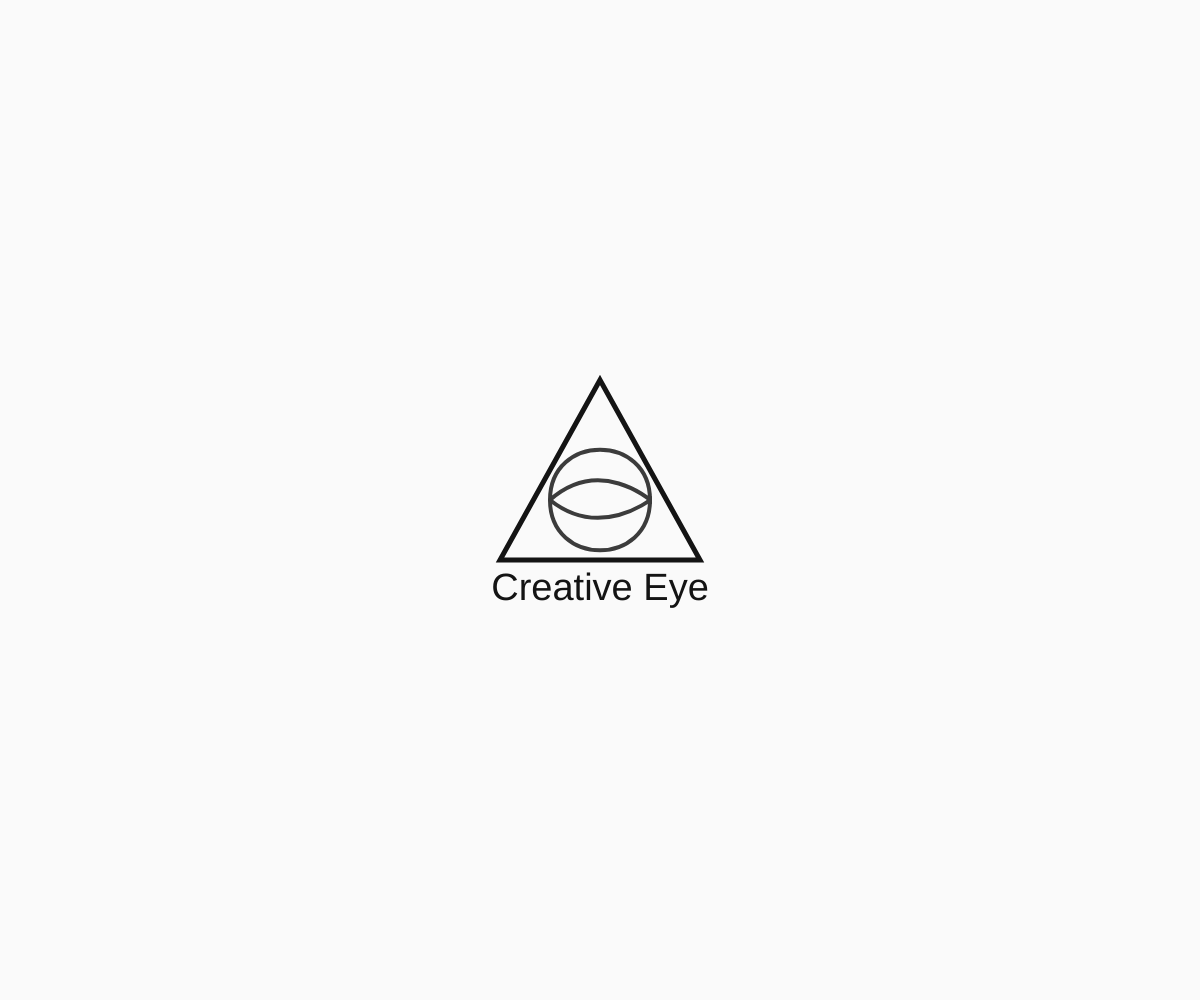
Frame 1 (no input)
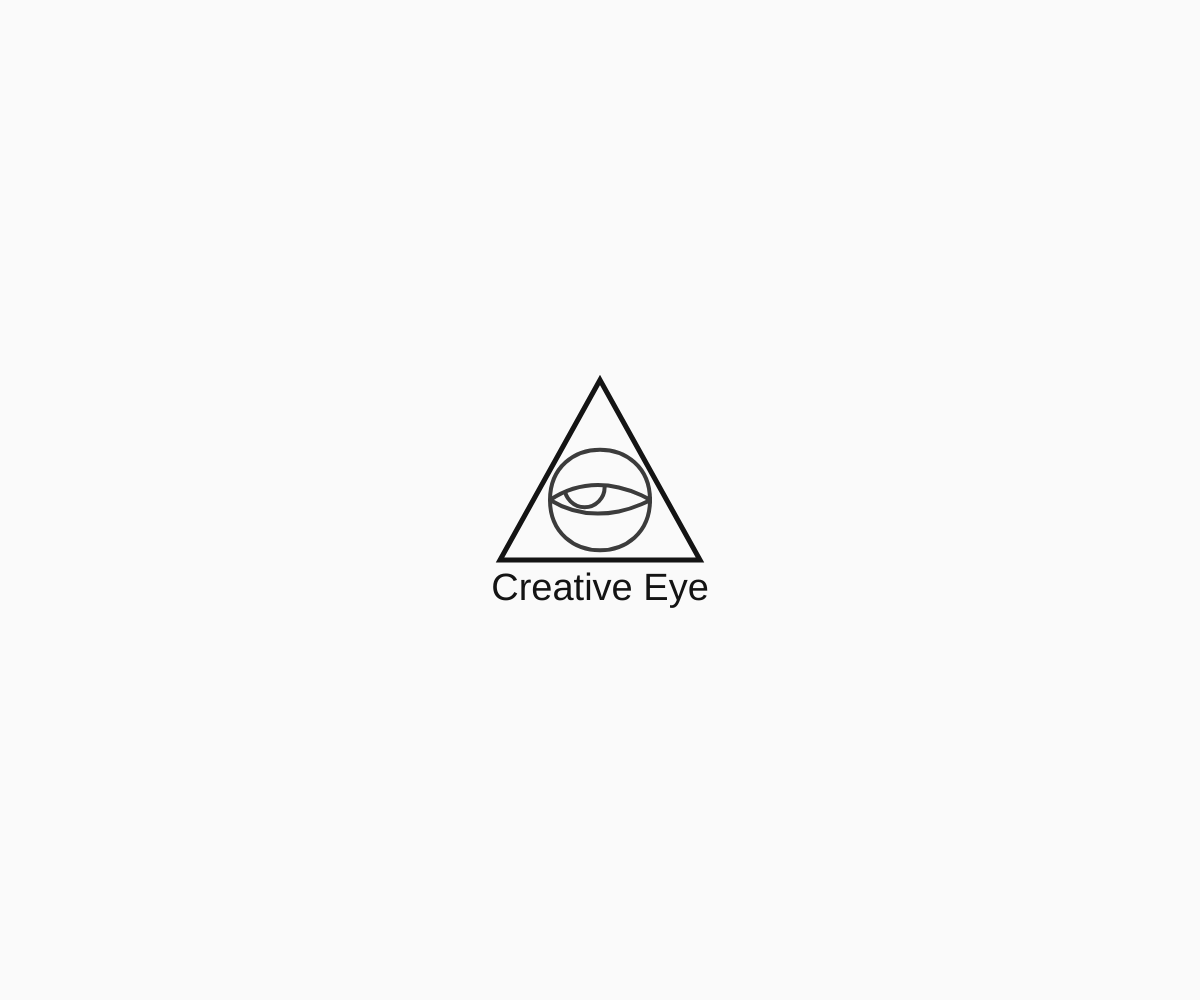
Frame 60 (no input)
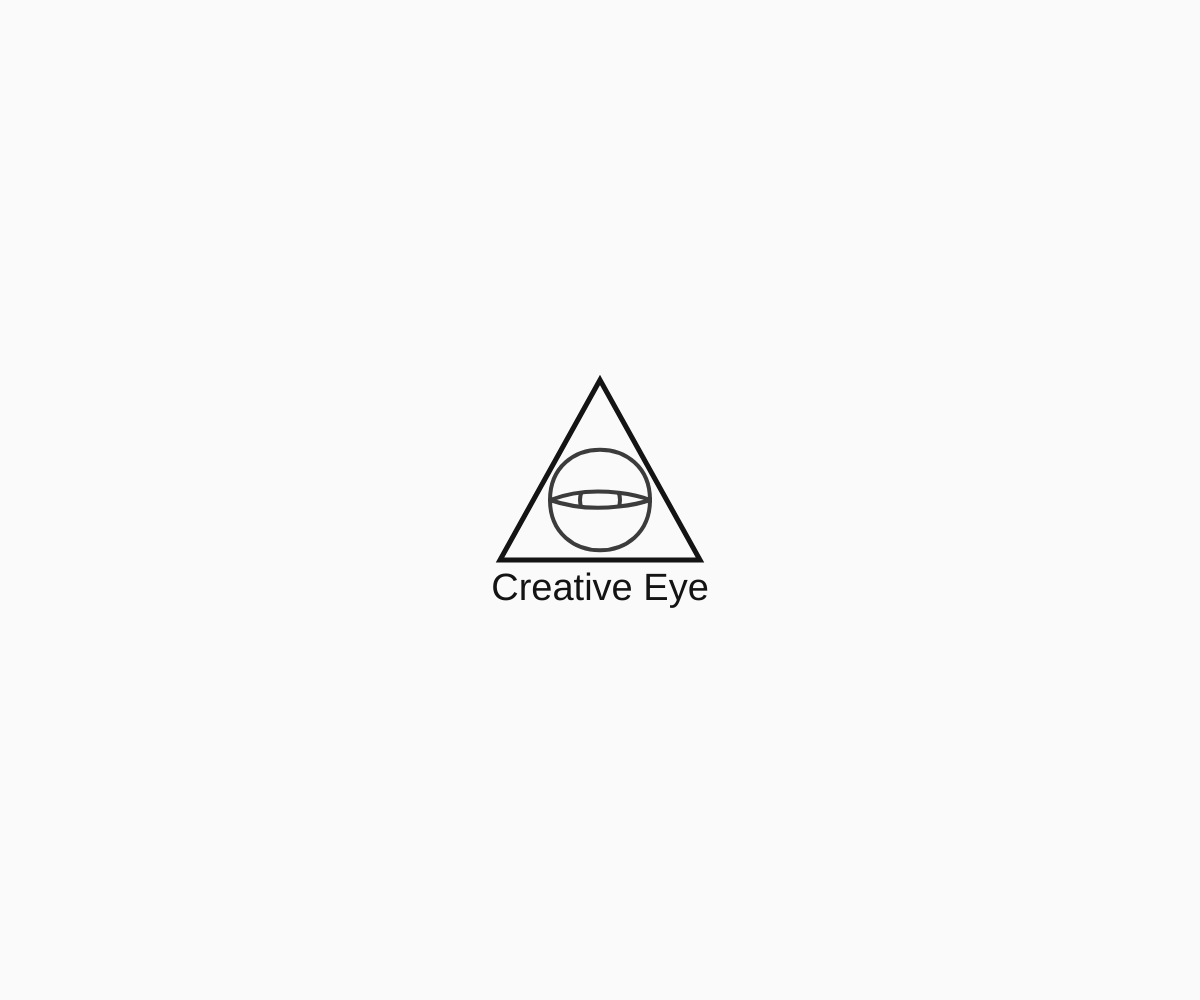
Frame 120 (the mouse pressed at the canvas centre since frame 60)

The p5.js sketch that drew these frames (run headless with seeded random() and noise() and a simulated clock; from frame 60 on, the mouse is pressed at the canvas centre):

// p5.js sketch
// ── sketch.js
var entireSize = 100;
var openEye = 400;
var xPos;
var yPos;

function setup() {
  canvas = createCanvas(window.innerWidth, window.innerHeight);

}

function draw() {
  background(250);
  fill(250);
  noStroke();
  ellipse(width / 2, height / 2, entireSize, entireSize);

  // fill(130, 37, 49);
  // ellipse(width / 2, height / 2, entireSize / 2, entireSize / 2);
  push();
  fill(250);
  stroke(60);
  strokeWeight(4);
  ellipse(xPos, yPos, entireSize / 2.5, entireSize / 2.5);
  angle = atan2(mouseY - height / 2, mouseX - width / 2);
  r = dist(width / 2, height / 2, mouseX, mouseY);
  if (r < 20) {
    r = dist(width / 2, height / 2, mouseX, mouseY)
  } else {
    r = 20;
  }
  xPos = width / 2 + cos(angle) * r;
  yPos = height / 2 + sin(angle) * r;
  pop();

  push();
  fill(250);
  stroke(60);
  strokeWeight(4);
  beginShape();
  vertex(width / 2 - 50, height / 2);
  bezierVertex(width / 2 - (entireSize * 0.50), height / 2 - (entireSize * 0.67), width / 2 + (entireSize * 0.50), height / 2 - (entireSize * 0.67), width / 2 + entireSize / 2, height / 2);
  vertex(width / 2 + 50, height / 2);
  bezierVertex(width / 2 + (entireSize * 0.50), height / 2, width / 2, map(openEye, 0, height, height / 2, height / 2 - 110), width / 2 - 50, height / 2);
  endShape();
  pop();

  push();
  fill(250);
  stroke(60);
  strokeWeight(4);
  beginShape();
  vertex(width / 2 - 50, height / 2);
  bezierVertex(width / 2 - (entireSize * 0.50), height / 2 + (entireSize * 0.67), width / 2 + (entireSize * 0.50), height / 2 + (entireSize * 0.67), width / 2 + entireSize / 2, height / 2);
  vertex(width / 2 + 50, height / 2);
  bezierVertex(width / 2 + (entireSize * 0.50), height / 2, width / 2, map(openEye, 0, height, height / 2, height / 2 + 100), width / 2 - entireSize / 2, height / 2);
  endShape();
  pop();

  var randomValue = [];

  for (var i = 0; i < 100; i++) {
    randomValue.push(i);
  }
  var number = random(randomValue);

  var speed = 0.05;

  if (number == 5) {
    console.log("this.openEye", this.openEye);
    openEye = 0;
  } else {
    openEye = 300 * speed + openEye * (1.0 - speed);
  }
  push();
  textSize(22);
  textAlign(CENTER);
  fill(20);
  textFont("Helvetica");
  textSize(38);
  text("Creative Eye", width / 2, height / 2 + 100);
  
  pop();

  push();
  noFill();
  stroke(20);
  strokeWeight(5);
  triangle(windowWidth / 2, windowHeight / 2 - 120,
    windowWidth / 2 + 100, windowHeight / 2 + 60,
    windowWidth / 2 - 100, windowHeight / 2 + 60);

  pop();

  // push();
  // fill(0, 0, 255);
  // text("control_point_1", width / 2 - 55, height / 2 - 55);
  // ellipse(width / 2 - 52, height / 2 - 55, 10, 10);

  // fill(0, 255, 0);
  // text("control_point_2", width / 2 + 40, height / 2 - 80);
  // ellipse(width / 2 + 40, height / 2 - 80, 10, 10);

  // fill(255, 0, 0);
  // text("anchor_point", width / 2 + 50, height / 2);
  // ellipse(width / 2 + 50, height / 2, 10, 10);

  // fill(255, 255, 0);
  // text("vertex", width / 2 - 50, height / 2);
  // ellipse(width / 2 + 50, height / 2, 10, 10);
  // pop();
}

window.onresize = function() {
  var w = window.innerWidth;
  var h = window.innerHeight;
  canvas.size(w, h);
  width = w;
  height = h;
};
